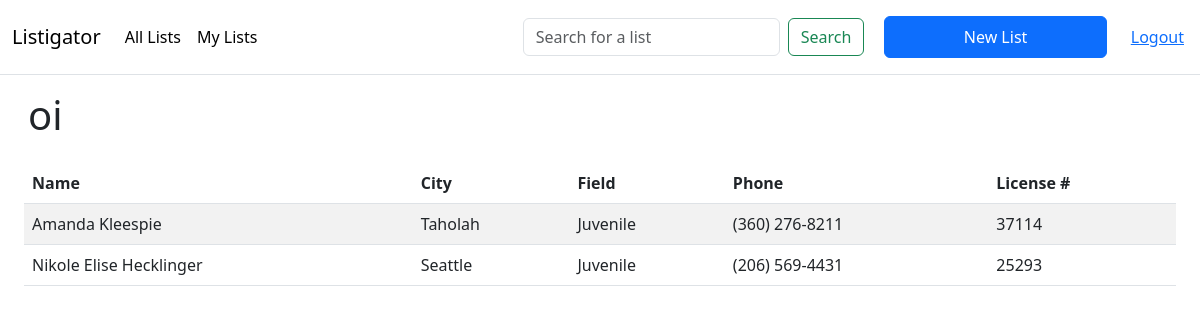
Before: /list/3 (signed in) with the older database file.
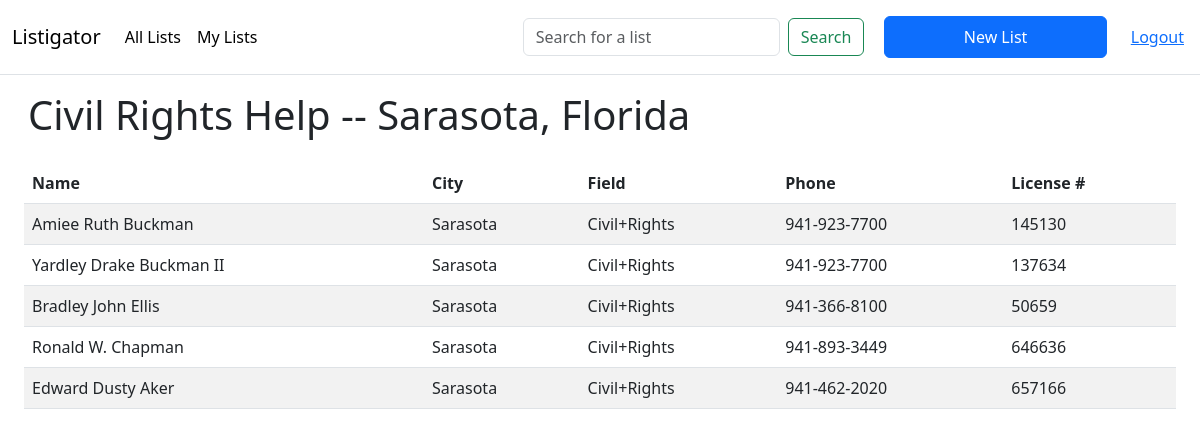
After: the same page with the newer database file.
### listigator/models.py (models this page shows, shortened)
class List(db.Model):
    id = db.Column(db.Integer, primary_key=True)
    user_id = db.Column(db.Integer, db.ForeignKey('user.id'),
        nullable=False)
    public = db.Column(db.Boolean, nullable=False, default=False)
    title = db.Column(db.String(50), nullable=False)
    lawyers = db.relationship('Lawyer', secondary=list_lawyers, lazy='subquery',
        backref=db.backref('lists', lazy=True))

class Lawyer(db.Model):
    id = db.Column(db.Integer, primary_key=True)
    license_number =db.Column(db.Integer, nullable=False)
    name = db.Column(db.String(50), nullable=False)
    city = db.Column(db.String(50), nullable=False)
    status = db.Column(db.String(20), nullable=False)
    phone = db.Column(db.String(20), nullable=False)
    field = db.Column(db.String(20), nullable=False)

### listigator/app.py (the view)
@main.route('/list/<int:list_id>')
@login_required
def list(list_id):
    list_to_show = List.query.get(list_id)
    lawyers = list_to_show.lawyers
    title = list_to_show.title
    return render_template('main/list.html', lawyers = lawyers, title=title)

### listigator/auth.py (called while the page is built)
def login_required(route):
    @functools.wraps(route)
    def wrapped_route(**kwargs):
        if session.get('user_id') is None:
            return redirect(url_for('auth.login'))
        return route(**kwargs)
    return wrapped_route

### listigator/templates/main/list.html (shortened to what this page needs)
{% extends 'main/layout.html' %}
{% block main %}
<h1 class="p-3">{{ title }}</h1>
{% if lawyers %}
<div class="container-fluid">
    <table class='table ph-3 bg-light table-striped'>
        <thead>
            <tr>
                <th scope="col">Name</th>
                <th scope="col">City</th>
                <th scope="col">Field</th>
                <th scope="col">Phone</th>
                <th scope="col">License #</th>
            </tr>
        </thead>
        <tbody>
            {% for lawyer in lawyers %}
            <tr class='p-3'>
                <td class='city'>{{lawyer.city}}</td>
                <td class='field'>{{lawyer.field}}</td>
                <td class='license_number'>{{lawyer.license_number}}</td>
                <td class='name'>{{lawyer.name}}</td>
                <td class='phone'>{{lawyer.phone}}</td>
            </tr>
            {% endfor %}
        </tbody>
    </table>
</div>
{% else %}
    <p>This list is empty</p>
{% endif %}
{% endblock %}

Changed rows visible on the page:
no longer on this page (row unchanged): Lawyer: city "Amanda Kleespie", field "Taholah", license_number "Juvenile", name "(360) 276-8211", phone "37114"
no longer on this page (row unchanged): Lawyer: city "Nikole Elise Hecklinger", field "Seattle", license_number "Juvenile", name "(206) 569-4431", phone "25293"
changed List: title "oi" → "Civil Rights Help -- Sarasota, Florida"
added Lawyer: city "Amiee Ruth Buckman", field "Sarasota", license_number "Civil+Rights", name "941-923-7700", phone "145130"
added Lawyer: city "Yardley Drake Buckman II", field "Sarasota", license_number "Civil+Rights", name "941-923-7700", phone "137634"
added Lawyer: city "Bradley John Ellis", field "Sarasota", license_number "Civil+Rights", name "941-366-8100", phone "50659"
added Lawyer: city "Ronald W. Chapman", field "Sarasota", license_number "Civil+Rights", name "941-893-3449", phone "646636"
added Lawyer: city "Edward Dusty Aker", field "Sarasota", license_number "Civil+Rights", name "941-462-2020", phone "657166"
